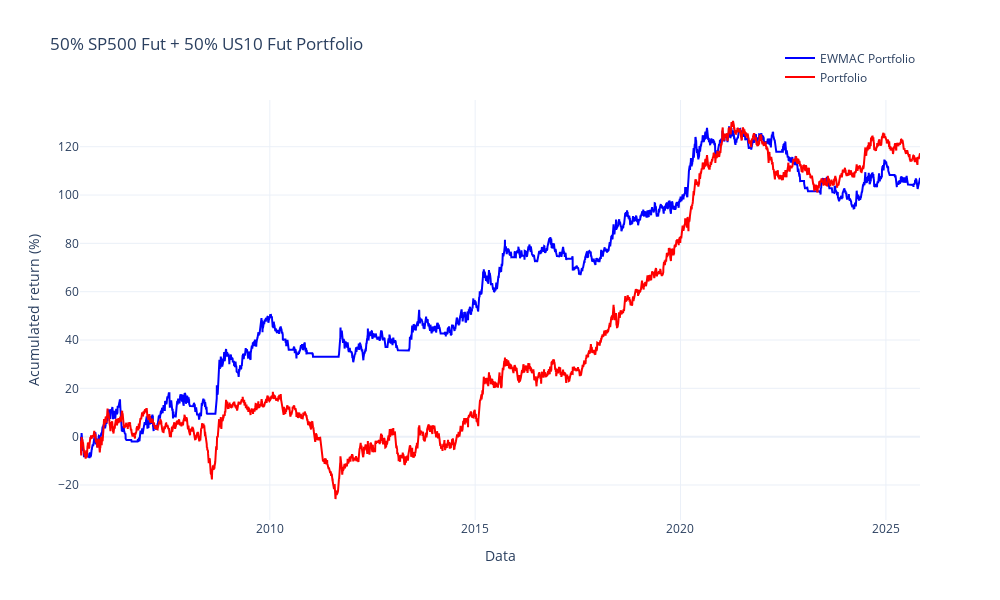

The code cell stored with this chart in its notebook:
### Code cell
# --- Plot retorno acumulado
fig = go.Figure()

fig.add_trace(
    go.Scatter(
        x=br_port_filter_return.index,
        y=br_port_filter_return.cumsum()*100,
        name="EWMAC Portfolio",
        line=dict(color="blue"),
    )
)

fig.add_trace(
    go.Scatter(
        x=br_port_return.index,
        y=br_port_return.cumsum()*100,
        name="Portfolio",
        line=dict(color="red"),
    )
)



fig.update_layout(
    title="50% WINFUT Fut + 50% WDOFUT Fut Portfolio",
    xaxis_title="Data",
    yaxis_title="Acumulated return (%)",
    template="plotly_white",
    showlegend=True,
    legend=dict(
        yanchor="bottom",
        y=1.02,
        xanchor="right",
        x=1),
    height=600,
    width=1000,
)

fig.show()

# --- Exibir estatísticas
print("Estatísticas de Desempenho")
print("Estatísticas Portfolio EWMAC na Frequência Anual")
print(calculate_stats(br_port_filter_return,freq=YEAR))
print("================================")
print("Estatísticas Portfolio sem EWMAC na Frequência Anual")
print(calculate_stats(br_port_return, freq=YEAR))

### Figure 1 — Plotly figure (JSON) as saved in the notebook; plotly's stock layout.template omitted (floating-point values rounded to 4 significant figures; data arrays with more than 128 entries replaced by an {"elided": "..."} marker saying what was removed)
{"data": [{"line": {"color": "blue"}, "name": "EWMAC Portfolio", "type": "scatter", "x": {"elided": "5070 str values"}, "y": {"elided": "5070 float values"}}, {"line": {"color": "red"}, "name": "Portfolio", "type": "scatter", "x": {"elided": "5069 str values"}, "y": {"elided": "5069 float values"}}], "layout": {"height": 600, "legend": {"x": 1, "xanchor": "right", "y": 1.02, "yanchor": "bottom"}, "showlegend": true, "title": {"text": "50% SP500 Fut + 50% US10 Fut Portfolio"}, "width": 1000, "xaxis": {"title": {"text": "Data"}}, "yaxis": {"title": {"text": "Acumulated return (%)"}}}}
